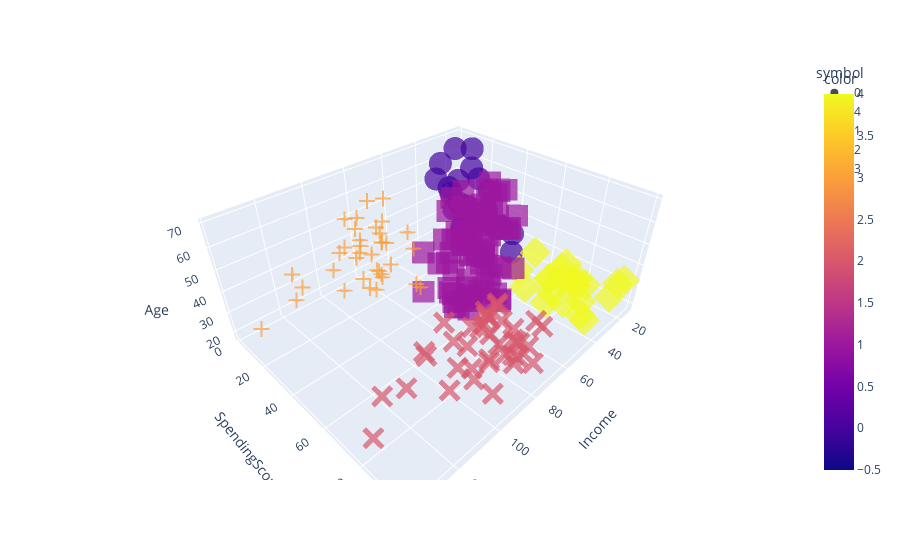
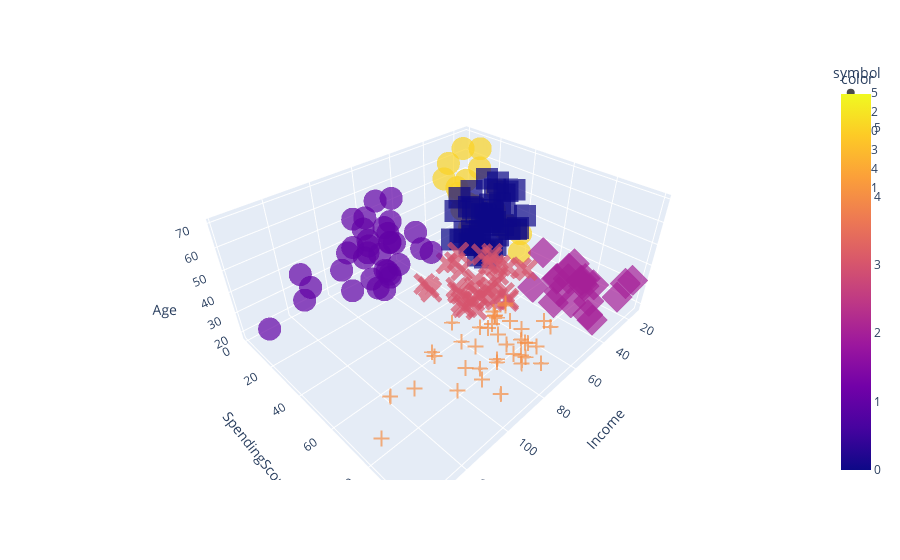

Notebook code cell kept with these figures, in order:
### Markdown cell above
**Завдання 11** 

Зробити візуалізацію кластеризації методу К-середніх на вибраних Вами двох різних кількостях кластерів використовуючи [scatter_3d](https://plotly.com/python/3d-scatter-plots/).

### Code cell
fig_5 = px.scatter_3d(customer_set, x='Income', y='SpendingScore', z='Age',
                    color=kmeans_5.labels_, symbol=kmeans_5.labels_, opacity=0.7)
fig_6 = px.scatter_3d(customer_set, x='Income', y='SpendingScore', z='Age',
                    color=kmeans_6.labels_, symbol=kmeans_6.labels_, opacity=0.7)
fig_5.show()
fig_6.show()

### Figure 1 — Plotly figure (JSON) as saved in the notebook; plotly's stock layout.template omitted (floating-point values rounded to 4 significant figures)
{"data": [{"hovertemplate": "symbol=0<br>Income=%{x}<br>SpendingScore=%{y}<br>Age=%{z}<br>color=%{marker.color}<extra></extra>", "legendgroup": "0", "marker": {"color": [0, 0, 0, 0, 0, 0, 0, 0, 0, 0, 0, 0, 0, 0, 0, 0, 0, 0, 0, 0, 0, 0, 0], "coloraxis": "coloraxis", "opacity": 0.7, "symbol": "circle"}, "mode": "markers", "name": "0", "scene": "scene", "showlegend": true, "type": "scatter3d", "x": [15, 16, 17, 18, 19, 19, 20, 20, 21, 23, 24, 25, 28, 28, 29, 30, 33, 33, 34, 37, 38, 39, 39], "y": [39, 6, 40, 6, 3, 14, 15, 13, 35, 29, 35, 5, 14, 32, 31, 4, 4, 14, 17, 26, 35, 36, 28], "z": [19, 20, 31, 35, 64, 67, 58, 37, 35, 52, 35, 46, 54, 45, 40, 60, 53, 49, 42, 36, 65, 48, 49]}, {"hovertemplate": "symbol=4<br>Income=%{x}<br>SpendingScore=%{y}<br>Age=%{z}<br>color=%{marker.color}<extra></extra>", "legendgroup": "4", "marker": {"color": [4, 4, 4, 4, 4, 4, 4, 4, 4, 4, 4, 4, 4, 4, 4, 4, 4, 4, 4, 4, 4, 4, 4], "coloraxis": "coloraxis", "opacity": 0.7, "symbol": "diamond"}, "mode": "markers", "name": "4", "scene": "scene", "showlegend": true, "type": "scatter3d", "x": [15, 16, 17, 18, 19, 19, 20, 20, 21, 23, 24, 25, 28, 28, 29, 30, 33, 33, 34, 37, 38, 39, 39], "y": [81, 77, 76, 94, 72, 99, 77, 79, 66, 98, 73, 73, 82, 61, 87, 73, 92, 81, 73, 75, 92, 61, 65], "z": [21, 23, 22, 23, 30, 35, 24, 22, 20, 35, 25, 31, 29, 35, 23, 21, 18, 21, 30, 20, 24, 31, 24]}, {"hovertemplate": "symbol=1<br>Income=%{x}<br>SpendingScore=%{y}<br>Age=%{z}<br>color=%{marker.color}<extra></extra>", "legendgroup": "1", "marker": {"color": [1, 1, 1, 1, 1, 1, 1, 1, 1, 1, 1, 1, 1, 1, 1, 1, 1, 1, 1, 1, 1, 1, 1, 1, 1, 1, 1, 1, 1, 1, 1, 1, 1, 1, 1, 1, 1, 1, 1, 1, 1, 1, 1, 1, 1, 1, 1, 1, 1, 1, 1, 1, 1, 1, 1, 1, 1, 1, 1, 1, 1, 1, 1, 1, 1, 1, 1, 1, 1, 1, 1, 1, 1, 1, 1, 1, 1, 1, 1], "coloraxis": "coloraxis", "opacity": 0.7, "symbol": "square"}, "mode": "markers", "name": "1", "scene": "scene", "showlegend": true, "type": "scatter3d", "x": [40, 40, 40, 40, 42, 42, 43, 43, 43, 43, 44, 44, 46, 46, 46, 46, 47, 47, 48, 48, 48, 48, 48, 48, 49, 49, 50, 50, 54, 54, 54, 54, 54, 54, 54, 54, 54, 54, 54, 54, 57, 57, 58, 58, 59, 59, 60, 60, 60, 60, 60, 60, 61, 61, 62, 62, 62, 62, 62, 62, 63, 63, 63, 63, 63, 63, 64, 64, 65, 65, 65, 65, 67, 67, 67, 67, 69, 71, 76], "y": [55, 47, 42, 42, 52, 60, 54, 60, 45, 41, 50, 46, 51, 46, 56, 55, 52, 59, 51, 59, 50, 48, 59, 47, 55, 42, 49, 56, 47, 54, 53, 48, 52, 42, 51, 55, 41, 44, 57, 46, 58, 55, 60, 46, 55, 41, 49, 40, 42, 52, 47, 50, 42, 49, 41, 48, 59, 55, 56, 42, 50, 46, 43, 48, 52, 54, 42, 46, 48, 50, 43, 59, 43, 57, 56, 40, 58, 35, 40], "z": [50, 27, 29, 31, 49, 33, 31, 59, 50, 47, 51, 69, 27, 53, 70, 19, 67, 54, 63, 18, 43, 68, 19, 32, 70, 47, 60, 60, 59, 26, 45, 40, 23, 49, 57, 38, 67, 46, 21, 48, 55, 22, 34, 50, 68, 18, 48, 40, 32, 24, 47, 27, 48, 20, 23, 49, 67, 26, 49, 21, 66, 54, 68, 66, 65, 19, 38, 19, 18, 19, 63, 49, 51, 50, 27, 38, 40, 43, 28]}, {"hovertemplate": "symbol=2<br>Income=%{x}<br>SpendingScore=%{y}<br>Age=%{z}<br>color=%{marker.color}<extra></extra>", "legendgroup": "2", "marker": {"color": [2, 2, 2, 2, 2, 2, 2, 2, 2, 2, 2, 2, 2, 2, 2, 2, 2, 2, 2, 2, 2, 2, 2, 2, 2, 2, 2, 2, 2, 2, 2, 2, 2, 2, 2, 2, 2, 2, 2], "coloraxis": "coloraxis", "opacity": 0.7, "symbol": "x"}, "mode": "markers", "name": "2", "scene": "scene", "showlegend": true, "type": "scatter3d", "x": [69, 70, 71, 71, 71, 72, 73, 73, 74, 75, 76, 77, 77, 78, 78, 78, 78, 78, 78, 79, 81, 85, 86, 87, 87, 87, 88, 88, 93, 97, 98, 99, 101, 103, 103, 113, 120, 126, 137], "y": [91, 77, 95, 75, 75, 71, 88, 73, 72, 93, 87, 97, 74, 90, 88, 76, 89, 78, 73, 83, 93, 75, 95, 63, 75, 92, 86, 69, 90, 86, 88, 97, 68, 85, 69, 91, 79, 74, 83], "z": [39, 31, 40, 38, 39, 31, 29, 32, 35, 32, 32, 28, 32, 34, 39, 38, 27, 30, 30, 29, 31, 36, 33, 32, 28, 36, 30, 27, 35, 32, 29, 30, 28, 36, 32, 38, 35, 32, 30]}, {"hovertemplate": "symbol=3<br>Income=%{x}<br>SpendingScore=%{y}<br>Age=%{z}<br>color=%{marker.color}<extra></extra>", "legendgroup": "3", "marker": {"color": [3, 3, 3, 3, 3, 3, 3, 3, 3, 3, 3, 3, 3, 3, 3, 3, 3, 3, 3, 3, 3, 3, 3, 3, 3, 3, 3, 3, 3, 3, 3, 3, 3, 3, 3, 3], "coloraxis": "coloraxis", "opacity": 0.7, "symbol": "cross"}, "mode": "markers", "name": "3", "scene": "scene", "showlegend": true, "type": "scatter3d", "x": [70, 71, 71, 72, 73, 73, 74, 75, 77, 77, 78, 78, 78, 78, 78, 78, 79, 81, 85, 86, 87, 87, 87, 88, 88, 93, 97, 98, 99, 101, 103, 103, 113, 120, 126, 137], "y": [29, 11, 9, 34, 5, 7, 10, 5, 12, 36, 22, 17, 20, 16, 1, 1, 35, 5, 26, 20, 27, 13, 10, 13, 15, 14, 32, 15, 39, 24, 17, 23, 8, 16, 28, 18], "z": [23, 59, 47, 25, 20, 44, 19, 57, 25, 48, 34, 43, 44, 47, 37, 34, 56, 19, 50, 42, 36, 40, 36, 52, 58, 59, 37, 46, 41, 54, 41, 34, 33, 47, 45, 32]}], "layout": {"coloraxis": {"colorbar": {"title": {"text": "color"}}, "colorscale": [[0, "#0d0887"], [0.1111, "#46039f"], [0.2222, "#7201a8"], [0.3333, "#9c179e"], [0.4444, "#bd3786"], [0.5556, "#d8576b"], [0.6667, "#ed7953"], [0.7778, "#fb9f3a"], [0.8889, "#fdca26"], [1, "#f0f921"]]}, "legend": {"title": {"text": "symbol"}, "tracegroupgap": 0}, "margin": {"t": 60}, "scene": {"domain": {"x": [0, 1], "y": [0, 1]}, "xaxis": {"title": {"text": "Income"}}, "yaxis": {"title": {"text": "SpendingScore"}}, "zaxis": {"title": {"text": "Age"}}}}}

### Figure 2 — Plotly figure (JSON) as saved in the notebook; plotly's stock layout.template omitted (floating-point values rounded to 4 significant figures)
{"data": [{"hovertemplate": "symbol=5<br>Income=%{x}<br>SpendingScore=%{y}<br>Age=%{z}<br>color=%{marker.color}<extra></extra>", "legendgroup": "5", "marker": {"color": [5, 5, 5, 5, 5, 5, 5, 5, 5, 5, 5, 5, 5, 5, 5, 5, 5, 5, 5, 5, 5], "coloraxis": "coloraxis", "opacity": 0.7, "symbol": "circle"}, "mode": "markers", "name": "5", "scene": "scene", "showlegend": true, "type": "scatter3d", "x": [15, 16, 17, 18, 19, 19, 20, 20, 21, 23, 24, 25, 28, 28, 29, 30, 33, 33, 34, 37, 39], "y": [39, 6, 40, 6, 3, 14, 15, 13, 35, 29, 35, 5, 14, 32, 31, 4, 4, 14, 17, 26, 28], "z": [19, 20, 31, 35, 64, 67, 58, 37, 35, 52, 35, 46, 54, 45, 40, 60, 53, 49, 42, 36, 49]}, {"hovertemplate": "symbol=2<br>Income=%{x}<br>SpendingScore=%{y}<br>Age=%{z}<br>color=%{marker.color}<extra></extra>", "legendgroup": "2", "marker": {"color": [2, 2, 2, 2, 2, 2, 2, 2, 2, 2, 2, 2, 2, 2, 2, 2, 2, 2, 2, 2, 2, 2], "coloraxis": "coloraxis", "opacity": 0.7, "symbol": "diamond"}, "mode": "markers", "name": "2", "scene": "scene", "showlegend": true, "type": "scatter3d", "x": [15, 16, 17, 18, 19, 19, 20, 20, 21, 23, 24, 25, 28, 28, 29, 30, 33, 33, 34, 37, 38, 39], "y": [81, 77, 76, 94, 72, 99, 77, 79, 66, 98, 73, 73, 82, 61, 87, 73, 92, 81, 73, 75, 92, 65], "z": [21, 23, 22, 23, 30, 35, 24, 22, 20, 35, 25, 31, 29, 35, 23, 21, 18, 21, 30, 20, 24, 24]}, {"hovertemplate": "symbol=0<br>Income=%{x}<br>SpendingScore=%{y}<br>Age=%{z}<br>color=%{marker.color}<extra></extra>", "legendgroup": "0", "marker": {"color": [0, 0, 0, 0, 0, 0, 0, 0, 0, 0, 0, 0, 0, 0, 0, 0, 0, 0, 0, 0, 0, 0, 0, 0, 0, 0, 0, 0, 0, 0, 0, 0, 0, 0, 0, 0, 0, 0, 0, 0, 0, 0, 0, 0, 0], "coloraxis": "coloraxis", "opacity": 0.7, "symbol": "square"}, "mode": "markers", "name": "0", "scene": "scene", "showlegend": true, "type": "scatter3d", "x": [38, 39, 40, 42, 43, 43, 43, 44, 44, 46, 46, 47, 47, 48, 48, 48, 49, 49, 50, 50, 54, 54, 54, 54, 54, 54, 54, 57, 58, 59, 60, 60, 61, 62, 62, 62, 63, 63, 63, 63, 63, 65, 65, 67, 67], "y": [35, 36, 55, 52, 60, 45, 41, 50, 46, 46, 56, 52, 59, 51, 50, 48, 55, 42, 49, 56, 47, 53, 42, 51, 41, 44, 46, 58, 46, 55, 49, 47, 42, 48, 59, 56, 50, 46, 43, 48, 52, 43, 59, 43, 57], "z": [65, 48, 50, 49, 59, 50, 47, 51, 69, 53, 70, 67, 54, 63, 43, 68, 70, 47, 60, 60, 59, 45, 49, 57, 67, 46, 48, 55, 50, 68, 48, 47, 48, 49, 67, 49, 66, 54, 68, 66, 65, 63, 49, 51, 50]}, {"hovertemplate": "symbol=3<br>Income=%{x}<br>SpendingScore=%{y}<br>Age=%{z}<br>color=%{marker.color}<extra></extra>", "legendgroup": "3", "marker": {"color": [3, 3, 3, 3, 3, 3, 3, 3, 3, 3, 3, 3, 3, 3, 3, 3, 3, 3, 3, 3, 3, 3, 3, 3, 3, 3, 3, 3, 3, 3, 3, 3, 3, 3, 3, 3, 3, 3], "coloraxis": "coloraxis", "opacity": 0.7, "symbol": "x"}, "mode": "markers", "name": "3", "scene": "scene", "showlegend": true, "type": "scatter3d", "x": [39, 40, 40, 40, 42, 43, 46, 46, 48, 48, 48, 54, 54, 54, 54, 54, 57, 58, 59, 60, 60, 60, 60, 61, 62, 62, 62, 63, 64, 64, 65, 65, 67, 67, 69, 70, 72, 76], "y": [61, 47, 42, 42, 60, 54, 51, 55, 59, 59, 47, 54, 48, 52, 55, 57, 55, 60, 41, 40, 42, 52, 50, 49, 41, 55, 42, 54, 42, 46, 48, 50, 56, 40, 58, 29, 34, 40], "z": [31, 27, 29, 31, 33, 31, 27, 19, 18, 19, 32, 26, 40, 23, 38, 21, 22, 34, 18, 40, 32, 24, 27, 20, 23, 26, 21, 19, 38, 19, 18, 19, 27, 38, 40, 23, 25, 28]}, {"hovertemplate": "symbol=4<br>Income=%{x}<br>SpendingScore=%{y}<br>Age=%{z}<br>color=%{marker.color}<extra></extra>", "legendgroup": "4", "marker": {"color": [4, 4, 4, 4, 4, 4, 4, 4, 4, 4, 4, 4, 4, 4, 4, 4, 4, 4, 4, 4, 4, 4, 4, 4, 4, 4, 4, 4, 4, 4, 4, 4, 4, 4, 4, 4, 4, 4, 4], "coloraxis": "coloraxis", "opacity": 0.7, "symbol": "cross"}, "mode": "markers", "name": "4", "scene": "scene", "showlegend": true, "type": "scatter3d", "x": [69, 70, 71, 71, 71, 72, 73, 73, 74, 75, 76, 77, 77, 78, 78, 78, 78, 78, 78, 79, 81, 85, 86, 87, 87, 87, 88, 88, 93, 97, 98, 99, 101, 103, 103, 113, 120, 126, 137], "y": [91, 77, 95, 75, 75, 71, 88, 73, 72, 93, 87, 97, 74, 90, 88, 76, 89, 78, 73, 83, 93, 75, 95, 63, 75, 92, 86, 69, 90, 86, 88, 97, 68, 85, 69, 91, 79, 74, 83], "z": [39, 31, 40, 38, 39, 31, 29, 32, 35, 32, 32, 28, 32, 34, 39, 38, 27, 30, 30, 29, 31, 36, 33, 32, 28, 36, 30, 27, 35, 32, 29, 30, 28, 36, 32, 38, 35, 32, 30]}, {"hovertemplate": "symbol=1<br>Income=%{x}<br>SpendingScore=%{y}<br>Age=%{z}<br>color=%{marker.color}<extra></extra>", "legendgroup": "1", "marker": {"color": [1, 1, 1, 1, 1, 1, 1, 1, 1, 1, 1, 1, 1, 1, 1, 1, 1, 1, 1, 1, 1, 1, 1, 1, 1, 1, 1, 1, 1, 1, 1, 1, 1, 1, 1], "coloraxis": "coloraxis", "opacity": 0.7, "symbol": "circle"}, "mode": "markers", "name": "1", "scene": "scene", "showlegend": true, "type": "scatter3d", "x": [71, 71, 71, 73, 73, 74, 75, 77, 77, 78, 78, 78, 78, 78, 78, 79, 81, 85, 86, 87, 87, 87, 88, 88, 93, 97, 98, 99, 101, 103, 103, 113, 120, 126, 137], "y": [35, 11, 9, 5, 7, 10, 5, 12, 36, 22, 17, 20, 16, 1, 1, 35, 5, 26, 20, 27, 13, 10, 13, 15, 14, 32, 15, 39, 24, 17, 23, 8, 16, 28, 18], "z": [43, 59, 47, 20, 44, 19, 57, 25, 48, 34, 43, 44, 47, 37, 34, 56, 19, 50, 42, 36, 40, 36, 52, 58, 59, 37, 46, 41, 54, 41, 34, 33, 47, 45, 32]}], "layout": {"coloraxis": {"colorbar": {"title": {"text": "color"}}, "colorscale": [[0, "#0d0887"], [0.1111, "#46039f"], [0.2222, "#7201a8"], [0.3333, "#9c179e"], [0.4444, "#bd3786"], [0.5556, "#d8576b"], [0.6667, "#ed7953"], [0.7778, "#fb9f3a"], [0.8889, "#fdca26"], [1, "#f0f921"]]}, "legend": {"title": {"text": "symbol"}, "tracegroupgap": 0}, "margin": {"t": 60}, "scene": {"domain": {"x": [0, 1], "y": [0, 1]}, "xaxis": {"title": {"text": "Income"}}, "yaxis": {"title": {"text": "SpendingScore"}}, "zaxis": {"title": {"text": "Age"}}}}}
